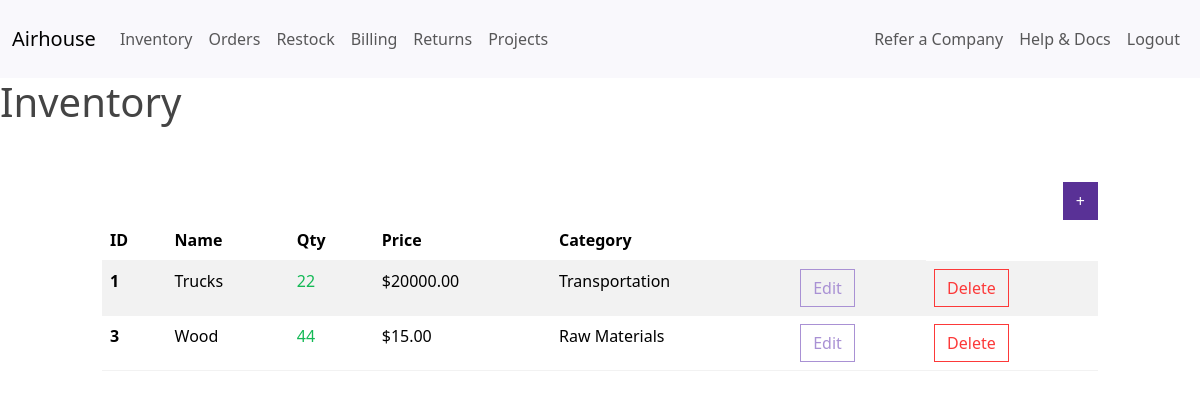
The page /dashboard/ (signed in) on the database as committed earlier.
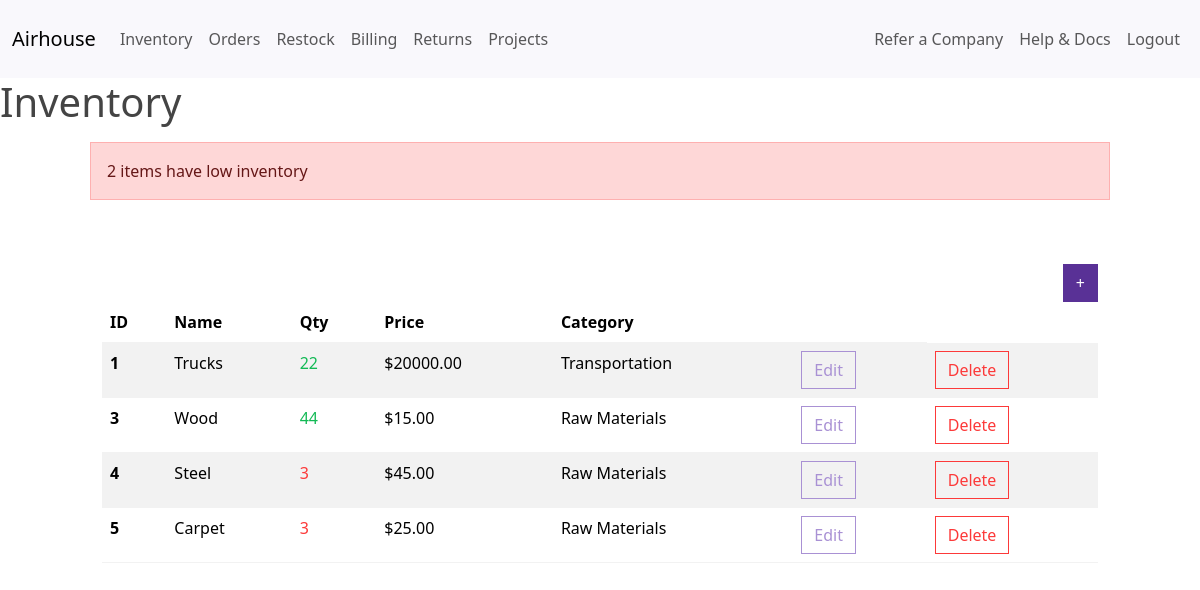
The same page on the database as committed later.
### airhouse/models.py (models this page shows, shortened)
class InventoryItem(models.Model):
    name = models.CharField(max_length=200)
    quantity = models.IntegerField()
    price = models.DecimalField(max_digits=10, decimal_places=2)
    category = models.ForeignKey('Category', on_delete=models.SET_NULL, blank=True, null=True)
    date_created = models.DateTimeField(auto_now_add=True)
    user = models.ForeignKey(get_user_model(), on_delete=models.CASCADE)

class Category(models.Model):
    name = models.CharField(max_length=200)
    class Meta:
        verbose_name_plural = 'categories'

### airhouse/views.py (the view)
# urls.py: path('dashboard/', Dashboard.as_view(), name='dashboard'),
class Dashboard(LoginRequiredMixin, View):
    def get(self, request):
        items = InventoryItem.objects.filter(user=self.request.user.id).order_by('id')
        low_inventory = InventoryItem.objects.filter(
            user=self.request.user.id,
            quantity__lte=LOW_QUANTITY
        )
        if low_inventory.count() > 0:
            if low_inventory.count() > 1:
                messages.error(request, f'{low_inventory.count()} items have low inventory')
            else:
                messages.error(request, f'{low_inventory.count()} item has low inventory')
        low_inventory_ids = InventoryItem.objects.filter(
            user=self.request.user.id,
            quantity__lte=LOW_QUANTITY
        ).values_list('id', flat=True)
        return render(request, 'airhouse/dashboard.html', {'items': items, 'low_inventory_ids': low_inventory_ids})

### airhouse/templates/airhouse/dashboard.html (shortened to what this page needs)
{% extends 'airhouse/base.html' %}
{% block content %}
<h1>Inventory</h1>
    {% if messages %}
        <div class="row mt-3">
            {% for message in messages %}
                {% if message.tags == 'error' %}
                    <div class="col-md-10 col-12 mx-auto alert alert-danger">
                        {{ message }}
                    </div>
                {% else %}
                    <div class="col-md-10 col-12 mx-auto alert alert-success">
                        {{ message }}
                    </div>
                {% endif %}
            {% endfor %}
    {% endif %}
        </div>
    <div class="row">
        <div class="col-md-10 col-12 mx-auto mt-5">
            <div class="d-flex justify-content-end">
                <a href="{% url 'add-item' %}" class="btn btn-primary">+</a>
            </div>
            <table class="table table-hover table-striped">
                <thead>
                    <tr>
                        <th scope="col">ID</th>
                        <th scope="col">Name</th>
                        <th scope="col">Qty</th>
                        <th scope="col">Price</th>
                        <th scope="col">Category</th>
                        <th scope="col"></th>
                    </tr>
                </thead>
                <tbody>
                    {% for item in items %}
                    <tr>
                        <th scope="row">{{ item.id }}</th>
                        <td>{{ item.name }}</td>
                        {% if item.id in low_inventory_ids %}
                            <td class="text-danger">{{ item.quantity }}</td>
                        {% else %}
                            <td class="text-success">{{ item.quantity }}</td>
                        {% endif %}
                        <td>${{ item.price }}</td>
                        <td>{{ item.category.name }}</td>
                        <td><a href="{% url 'edit-item' item.id %}" class="btn btn-outline-secondary">Edit</a></td>
                        <td><a href="{% url 'delete-item' item.id %}" class="btn btn-outline-danger">Delete</a></td>
                    </tr>
                    {% endfor %}
                </tbody>
            </table>
        </div>
    </div>
{% endblock content %}

### airhouse/templates/airhouse/base.html (shortened to what this page needs)
<!DOCTYPE html>
<html lang="en">
<head>
    <link rel="stylesheet" href="https://bootswatch.com/5/pulse/bootstrap.min.css">
</head>
<body>
    {% include 'airhouse/navigation.html' %}
    {% block content %}
    {% endblock content %}
</body>
</html>

### airhouse/templates/airhouse/navigation.html (shortened to what this page needs)
<nav class="navbar navbar-expand-lg bg-light">
    <div class="container-fluid">
        <a class="navbar-brand" href="{% url 'index' %}">Airhouse</a>
        <div class="collapse navbar-collapse justify-content" id="navbarNav">
            <ul class="navbar-nav">
                {% if user.is_authenticated %}
                    <li class="nav-item">
                        <a class="nav-link" href="#">Inventory</a>
                    </li>
                    <li class="nav-item">
                        <a class="nav-link" href="#">Orders</a>
                    </li>
                    <li class="nav-item">
                        <a class="nav-link" href="#">Restock</a>
                    </li>
                    <li class="nav-item">
                        <a class="nav-link" href="#">Billing</a>
                    </li>
                    <li class="nav-item">
                        <a class="nav-link" href="#">Returns</a>
                    </li>
                    <li class="nav-item">
                        <a class="nav-link" href="#">Projects</a>
                    </li>
                {% endif %}
            </ul>
        </div>
        <div class="collapse navbar-collapse justify-content-end" id="navbarNav">
            <ul class="navbar-nav">
                <li class="nav-item">
                    <a class="nav-link" href="#">Refer a Company</a>
                </li>
                <li class="nav-item">
                    <a class="nav-link" href="#">Help & Docs</a>
                </li>
                <li class="nav-item">
                    {% if user.is_authenticated %}
                        <form action="{% url 'logout' %}" method="post">
                            <button type="submit" class="nav-link">Logout</button>
                        </form>
                    {% else %}
                        <a class="nav-link" href="{% url 'login' %}">Sign In</a>
                    {% endif %}
                </li>
            </ul>
        </div>
    </div>
</nav>

Rows that differ between the two databases and show on the page:
added InventoryItem: id "4", name "Steel", quantity "3", price "45.00", category.name "Raw Materials"
added InventoryItem: id "5", name "Carpet", quantity "3", price "25.00", category.name "Raw Materials"
Other text that changed with them:
new list line: "2 items have low inventory"
